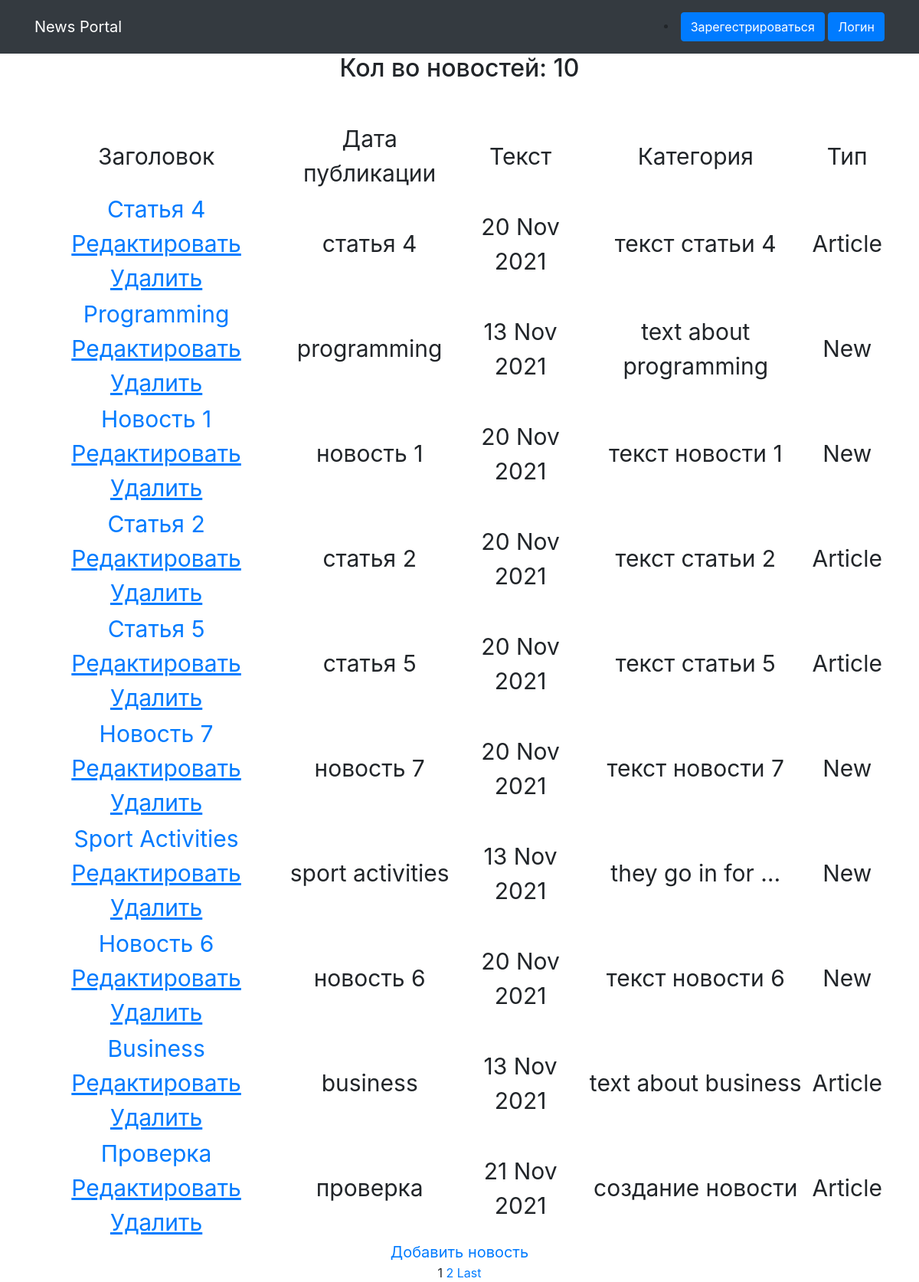
Page /news/ on the committed database.
### NewsApp/models.py (models this page shows, shortened)
class Post(models.Model):
    author = models.ForeignKey(Author,on_delete=models.CASCADE)
    News = "NW"
    Article = 'AR'
    TYPES = (
        (News, 'Новость'),
        (Article, 'Статья')
    )
    category_type = models.CharField(choices=TYPES, max_length=2, default=Article)
    date_time = models.DateTimeField(auto_now_add=True)
    header = models.CharField(max_length=64)
    text = models.CharField(max_length=128)
    rating = models.IntegerField(default=0)
    post_category = models.ManyToManyField(Category, through="PostCategory")

### NewsApp/views.py (the view)
# urls.py: path('' , NewsList.as_view(), name = 'main_page'),
class NewsList(ListView):
    model = Post
    template_name = 'news.html'
    context_object_name = 'news'
    queryset = Post.objects.all()
    ordering = ['-rating']
    paginate_by = 10
    def get_context_data(self, **kwargs):
        context = super().get_context_data(**kwargs)
        context['time_now'] = datetime.date(2021,10,22)   #datetime.utcnow()  # добавим переменную текущей даты time_now
        return context

### NewsApp/templatetags/custom_filters.py (called while the page is built)
@register.filter(name='Censor')
def Censor(text):
    text = str(text).lower().split(' ')
    List_of_bad_words = [
        'мразь','гнилой','пожилой','каворкинг','бомж','изнасиловал'
    ]
    edited_text = ''
    for word in text:
        if word not in List_of_bad_words:
            edited_text += word + ' '
    return str(edited_text)

@register.filter(name='MyType')
def Type(text):
    type = str(text)
    if type.isalpha():
        if str(text) == 'AR':
            return 'Article'
        else:
            return 'New'
    else:
        return None

### templates/news.html (shortened to what this page needs)
{% extends 'flatpages/default.html' %}
{% load custom_filters %}
{% block content %}
    {% if news %}
    <h2>Кол во новостей: {{ news|length }}</h2>
        <table style="margin: 0 auto;font-size: 30px;margin-top: 50px;">
            <tr>
                <td>Заголовок</td>
                <td>Дата публикации</td>
                <td>Текст</td>
                <td>Категория</td>
                <td>Тип</td>
            </tr>
            {% for new in news %}
            <tr>
                <td>
                    <a href="{% url 'new_detail' new.pk %}">{{ new.header|title }}</a> <br>
                    <a href="{% url 'new_update' new.pk %}"><u>Редактировать</u></a>
                    <a href="{% url 'new_delete' new.pk %}"><u> Удалить </u></a>
                </td>
                <td>
                    {{ new.header|Censor }}
                </td>
                <td>
                    {{ new.date_time|date:'d M Y' }}
                </td>
                <td>
                    {{ new.text|truncatewords:4|Censor }}
                </td>
                <td>
                    {{ new.category_type|MyType }}
                </td>
                <td>
                </td>
            </tr>
            {% endfor %}
        </table>
    {% else %}
        <h4>Нет новостей!</h4>
    {% endif %}
    <a href="{% url 'new_create' %}" style="font-size: 20px;">Добавить новость</a> <br>
    {% if is_paginated %}
        {% for num in page_obj.paginator.page_range %}
                {% if page_obj.number == num %}
                        <a>{{ num }}</a>
                {% elif num > page_obj.number|add:'-2' and num < page_obj.number|add:'2' %}
                        <a href="?page={{ num }}">{{ num }}</a>
                {% endif %}
        {% endfor %}
        {% if page_obj.has_next %}
        <a href="?page={{ page_obj.paginator.num_pages }}">Last</a>
        {% endif %}
    {% endif %}
{% endblock content %}

### templates/flatpages/default.html (shortened to what this page needs)
{% load static %}
<!DOCTYPE html>
<html lang="en">
<head>
  <link href="{% static 'css/bootstrap.min.css' %}" rel="stylesheet">
</head>
<body>
  <nav class="navbar navbar-expand-lg navbar-dark bg-dark static-top">
    <div class="container">
      <a class="navbar-brand" href="{% url 'main_page' %}">News Portal</a>
      {% if request.user.username %}
        <div class="collapse navbar-collapse" id="navbarResponsive">
          <ul class="navbar-nav ml-auto">
            <li class="nav-item">
              <a class="nav-link" href="{% url 'signup' %}">{{ request.user.username }}</a>
            </li>
            <li class="nav-item">
              <a class="nav-link" href="{% url 'subscribe' %}">Подписаться</a>
            </li>
            <li class="nav-item">
              <a class="nav-link" href="{% url 'set_counter' %}">Обнулить счетчик</a>
            </li>
      {% else %}
          <li class="nav-item">
            <a class="btn btn-primary my-2"  href="../accounts/signup/">Зарегестрироваться</a>
            <a class="btn btn-primary my-2"  href="../accounts/login/">Логин</a>
          </li>
      {% endif %}
      </div>
  </nav>
  <div class="container">
    <div class="row">
      <div class="col-lg-12 text-center">
       {% block content %}{% endblock content %}
      </div>
    </div>
  </div>
</body>
</html>

### rows in the picture
Post: header "Статья 4", header|Censor "статья 4", date_time "20 Nov 2021", text|Censor "текст статьи 4", category_type|MyType "Article"
Post: header "Programming", header|Censor "programming", date_time "13 Nov 2021", text|Censor "text about programming", category_type|MyType "New"
Post: header "Новость 1", header|Censor "новость 1", date_time "20 Nov 2021", text|Censor "текст новости 1", category_type|MyType "New"
Post: header "Статья 2", header|Censor "статья 2", date_time "20 Nov 2021", text|Censor "текст статьи 2", category_type|MyType "Article"
Post: header "Статья 5", header|Censor "статья 5", date_time "20 Nov 2021", text|Censor "текст статьи 5", category_type|MyType "Article"
Post: header "Новость 7", header|Censor "новость 7", date_time "20 Nov 2021", text|Censor "текст новости 7", category_type|MyType "New"
Post: header "Sport Activities", header|Censor "sport activities", date_time "13 Nov 2021", text|Censor "they go in for …", category_type|MyType "New"
Post: header "Новость 6", header|Censor "новость 6", date_time "20 Nov 2021", text|Censor "текст новости 6", category_type|MyType "New"
Post: header "Business", header|Censor "business", date_time "13 Nov 2021", text|Censor "text about business", category_type|MyType "Article"
Post: header "Проверка", header|Censor "проверка", date_time "21 Nov 2021", text|Censor "создание новости", category_type|MyType "Article"

### other values in the picture
{{ news|length }} "10"
{{ num }} "1"
{{ num }} "2"
